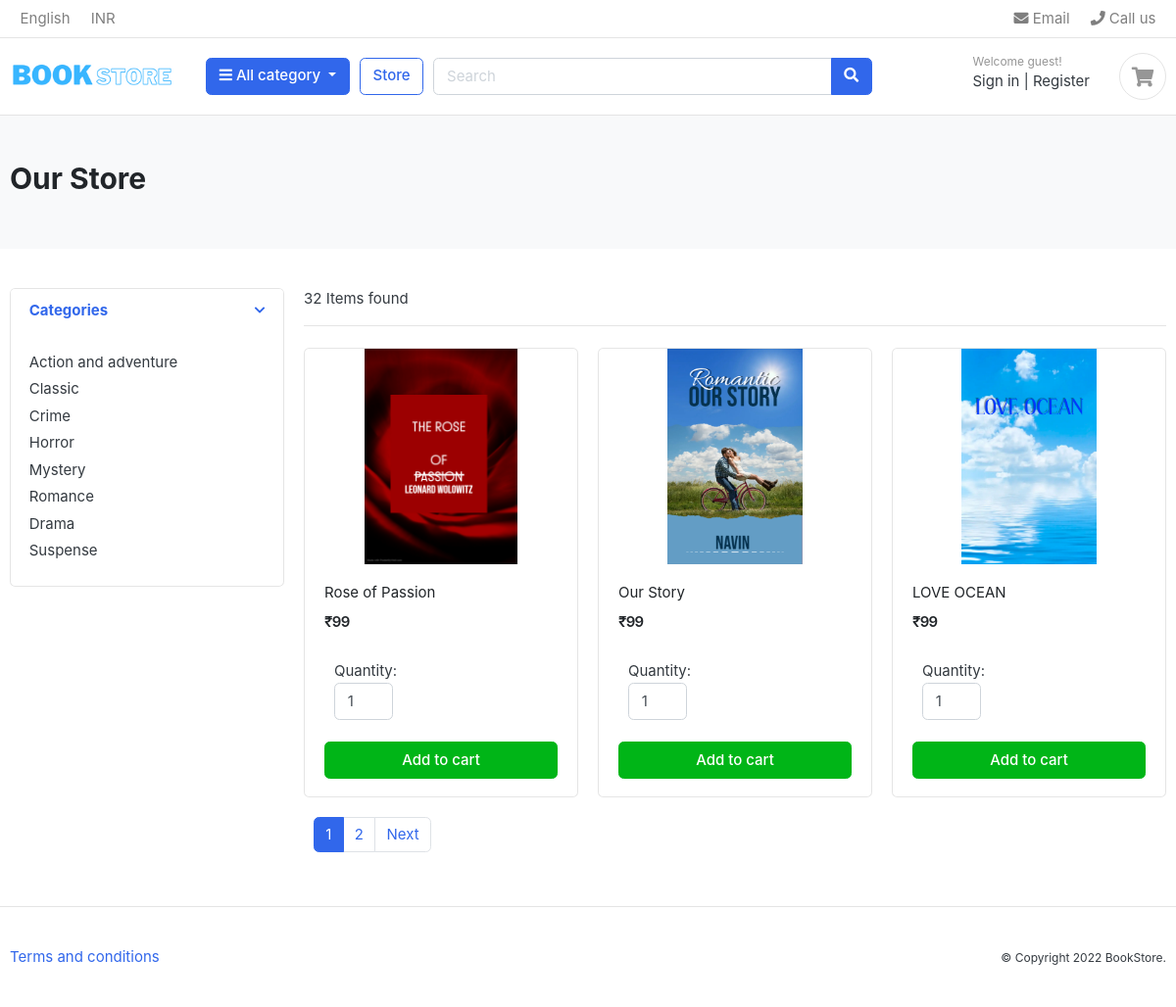
The page /store.php on the database its author committed.
### tables this page shows
CREATE TABLE `category` (
  `id` int(11) NOT NULL,
  `category_name` varchar(255) NOT NULL,
  `category_slug` varchar(255) NOT NULL
);

CREATE TABLE `products` (
  `id` int(11) NOT NULL,
  `category_slug` varchar(255) NOT NULL,
  `product_name` varchar(255) NOT NULL,
  `price` varchar(255) NOT NULL,
  `description` text NOT NULL,
  `img` varchar(500) NOT NULL
);

### dbconfig.php (called while the page is built, shortened)
<?php
function select($query)
{
	$cid=mysqli_connect(server,user,password,database) or die("connection error");
	$result=mysqli_query($cid,$query);
	return $result;
}

### store.php (the view, shortened to what this page needs)
<?php require_once "dbconfig.php"; ?>
<?php include 'header.php'; ?>
<?php include 'header-main.php'; ?>
<section class="section-pagetop bg">
    <div class="container">
        <h2 class="title-page">Our Store</h2>
    </div>
</section>
<section class="section-content padding-y">
    <div class="container">
        <div class="row">
            <aside class="col-md-3">
                <div class="card">
                    <article class="filter-group">
                        <header class="card-header">
                            <a href="#" data-toggle="collapse" data-target="#collapse_1" aria-expanded="true" class="">
                                <i class="icon-control fa fa-chevron-down"></i>
                                <h6 class="title">Categories</h6>
                            </a>
                        </header>
                        <div class="filter-content collapse show" id="collapse_1" style="">
                            <div class="card-body">
                                <ul class="list-menu">
                                    <?php
									$r = select("select * from category");
									while ($row = mysqli_fetch_array($r)) { ?>
                                    <li><a href="category.php?category=<?php echo $row['category_slug']; ?>"><?php echo $row['category_name'];?>
                                        </a></li>
                                    <?php
									}
									?>
                                </ul>
                            </div>
                        </div>
                    </article>
                </div>
            </aside>
            <main class="col-md-9">
                <header class="border-bottom mb-4 pb-3">
                    <div class="form-inline">
                        <span class="mr-md-auto">32 Items found </span>
                    </div>
                </header>
                <div class="row">
                    <?php
							$limit = 3;
							if (isset($_GET['page'])) {
								$page = $_GET['page'];
							} else {
								$page = 1;
							}
							$record_index = ($page - 1) * $limit;
							$product_query = "SELECT * FROM `products` LIMIT $record_index, $limit ";
							$product_result = mysqli_query($cid, $product_query) or die("Product Query Failed.");
							if (mysqli_num_rows($product_result) > 0) {
								while ($row = mysqli_fetch_assoc($product_result)) {
						?>
                    <div class="col-md-4">
                        <form action="cart.php?action=add&id=<?php echo $row["id"]; ?>" method="POST">
                            <figure class="card card-product-grid">
                                <div class="img-wrap">
                                    <img src="admin/img/<?php echo $row['img'];?>">
                                </div>
                                <figcaption class="info-wrap">
                                    <div class="fix-height">
                                        <a href="product-detail.php?id=<?php echo $row['id']; ?>"
                                            class="title"><?php echo $row['product_name']; ?></a>
                                        <div class="price-wrap mt-2">
                                            <span class="price">₹<?php echo $row['price']; ?></span>
                                        </div>
                                    </div>
                                    <div class="col">
                                        <p class="card-text">Quantity:
                                            <input type="number" min="1" max="25" name="quantity" class="form-control"
                                                value="1" style="width: 60px;">
                                        </p>
                                    </div>
                                    <br>
                                    <input type="submit" name="add" class="btn btn-block btn-success"
                                        value="Add to cart">
                                </figcaption>
                            </figure>
                        </form>
                    </div>
                    <?php  }
			}else{
				echo "<h3>NO DATA FOUND.</h3>";
			} ?>
                </div>
                <div style="text-align:center" class="col-lg-12">
                   <?php
					$dep_query1 = "SELECT * FROM `products`";
					$result1 = mysqli_query($cid, $dep_query1) or die("query failed..");
					if (mysqli_num_rows($result1) > 0) {
						$total_records = mysqli_num_rows($result1);
						$total_pages = ceil($total_records / $limit);
						echo '  <ul class="pagination">';
						for ($i = 1; $i < $total_pages; $i++) {
							if ($i == $page) {
								$active = "active";
							} else {
								$active = "";
							}
							echo '<li class="paginate_button page-item ' . $active . '"><a href="store.php?page=' . $i . '" aria-controls="zero_config"  class="page-link">' . $i . '</a></li>';
						}
						if ($total_pages > $page) {
							echo '<li class="paginate_button page-item next" id="zero_config_next"><a href="store.php?page=' . ($page + 1) . '" aria-controls="zero_config" data-dt-idx="7" tabindex="0" class="page-link">Next</a></li>';
						}
						echo '</ul>';
					?>
                    <?php } ?>
                </div>
            </main>
        </div>
    </div>
</section>
<?php include 'footer.php'; ?>
</body>
</html>

### header.php (shortened to what this page needs)
<!DOCTYPE HTML>
<html lang="en">
<head>
<link href="css/bootstrap.css" rel="stylesheet" type="text/css"/>
<link href="fonts/fontawesome/css/all.min.css" type="text/css" rel="stylesheet">
<link href="css/ui.css" rel="stylesheet" type="text/css"/>
<link href="css/responsive.css" rel="stylesheet" media="only screen and (max-width: 1200px)" />
</head>
<body>

### header-main.php (shortened to what this page needs)
<header class="section-header">
    <nav class="navbar p-md-0 navbar-expand-sm navbar-light border-bottom">
        <div class="container">
            <div class="collapse navbar-collapse" id="navbarTop4">
                <ul class="navbar-nav mr-auto">
                    <li class="nav-item dropdown">
                        <a href="#" class="nav-link"> English </a>
                    </li>
                    <li class="nav-item dropdown">
                        <a href="#" class="nav-link"> INR </a>
                    </li>
                </ul>
                <ul class="navbar-nav">
                    <li><a href="#" class="nav-link"> <i class="fa fa-envelope"></i> Email </a></li>
                    <li><a href="#" class="nav-link"> <i class="fa fa-phone"></i> Call us </a></li>
                </ul>
            </div>
        </div>
    </nav>
    <section class="header-main border-bottom">
        <div class="container">
            <div class="row align-items-center">
                <div class="col-lg-2 col-md-3 col-6">
                    <a href="./" class="brand-wrap">
                        <img class="logo" src="./images/logo.png">
                    </a>
                </div>
                <div class="col-lg col-sm col-md col-6 flex-grow-0">
                    <div class="category-wrap dropdown d-inline-block float-right">
                        <button type="button" class="btn btn-primary dropdown-toggle" data-toggle="dropdown">
                            <i class="fa fa-bars"></i> All category
                        </button>
                </div>
            </div>
            <a href="store.php" class="btn btn-outline-primary">Store</a>
            <div class="col-lg  col-md-6 col-sm-12 col">
                <form action="search-result.php" class="search">
                    <div class="input-group w-100">
                        <input type="text" name="search" class="form-control" style="width:60%;" placeholder="Search">
                        <div class="input-group-append">
                            <button class="btn btn-primary" type="submit">
                                <i class="fa fa-search"></i>
                            </button>
                        </div>
                    </div>
                </form>
            </div>
            <div class="col-lg-3 col-sm-6 col-8 order-2 order-lg-3">
                <div class="d-flex justify-content-end mb-3 mb-lg-0">
                    <?php if (isset($_SESSION['userlogin'])) { ?>
                    <div class="widget-header">
                        <small class="title text-muted">Welcome <?php echo ucwords($_SESSION['username']); ?> </small>
                        <div>
                        <a href="dashboard.php">Dashboard</a> <span class="dark-transp"> | <a href="logout.php">Logout</a> <span class="dark-transp"><span class="dark-transp">
                        </div>
                    </div>
                    <?php }else{ ?>
                    <div class="widget-header">
                        <small class="title text-muted">Welcome guest!</small>
                        <div>
                            <a href="signin.php">Sign in</a> <span class="dark-transp"> | </span>
                            <a href="register.php"> Register</a>
                        </div>
                    </div>
                    <?php } ?>
                    <a href="cart.php" class="widget-header pl-3 ml-3">
                        <div class="icon icon-sm rounded-circle border"><i class="fa fa-shopping-cart"></i></div>
                    </a>
                </div>
            </div>
        </div>
        </div>
    </section>
</header>

### footer.php
<footer class="section-footer border-top padding-y">
	<div class="container">
		<p class="float-md-right">
		<small>	&copy Copyright 2022 BookStore. </small>
		</p>
		<p>
			<a href="#">Terms and conditions</a>
		</p>
	</div>
</footer>

### css/ui.css (style rules this page uses)
html { font-family: "Inter", sans-serif; font-size: 15px; }
.img-wrap { text-align: center; display: block; }
.img-wrap img { max-width: 100%; }
.price-wrap { letter-spacing: -0.7px; }
.icon-xs, .icon-sm, .icon-md, .icon-lg { display: inline-block; text-align: center; flex-shrink: 0; flex-grow: 0; }
.icon-sm { width: 48px; height: 48px; line-height: 48px !important; font-size: 20px; }
.padding-y { padding-top: 40px; padding-bottom: 40px; }
figure { margin-bottom: 0; }
article:after, .form-group:after { display: block; clear: both; content: ""; }
.bg { background-color: #f8f9fa; }
.title-page { color: #212529; }
p:last-child { margin-bottom: 0; }
.header-main { position: relative; padding-top: 1rem; padding-bottom: 1rem; }
.brand-wrap .logo, .navbar-brand .logo { margin-right: 7px; max-height: 42px; display: inline-block; }
.widget-header { display: inline-block; vertical-align: middle; position: relative; }
.widget-header a { color: #343a40; }
.widget-header i { color: #969696; }
.widget-header .title { display: block; }
[class*=list-] li:after { visibility: hidden; display: block; content: ""; overflow: hidden; height: 0; clear: both; }
.list-menu { list-style: none; margin: 0; padding-left: 0; }
.list-menu li { margin-bottom: 5px; }
.list-menu a { color: #343a40; }
[class*=card-product] a.title { color: #212529; display: block; }
[class*=card-product] p { margin-bottom: 0; }
[class*=card-product] .img-wrap { overflow: hidden; position: relative; }
[class*=card-product] .img-wrap img { height: 100%; max-width: 100%; width: auto; display: inline-block; -o-object-fit: cover; object-fit: cover; }
.card-product-grid { margin-bottom: 20px; }
.card-product-grid .img-wrap { border-radius: 0.2rem 0.2rem 0 0; height: 220px; }
.card-product-grid .info-wrap { overflow: hidden; padding: 18px 20px; }
.card-product-grid .fix-height { height: 80px; overflow: hidden; }
.card .img-wrap { overflow: hidden; }
.price { font-weight: 600; color: #212529; }
.icon-control { margin-top: 5px; float: right; font-size: 80%; }
.card-header .title { margin-bottom: 0; line-height: 1.5; }
.filter-group { border-bottom: 1px solid #e4e4e4; }
.filter-group .card-header { border-bottom: 0; }
.filter-group:last-child { border-bottom: 0; }
.section-pagetop { padding: 45px 0; }

### rows shown on the page
category: category_name "Action and adventure"
category: category_name "Classic"
category: category_name "Crime"
category: category_name "Horror"
category: category_name "Mystery"
category: category_name "Romance"
category: category_name "Drama"
category: category_name "Suspense"
products: img (picture), product_name "Rose of Passion", price "99"
products: img (picture), product_name "Our Story", price "99"
products: img (picture), product_name "LOVE OCEAN", price "99"
